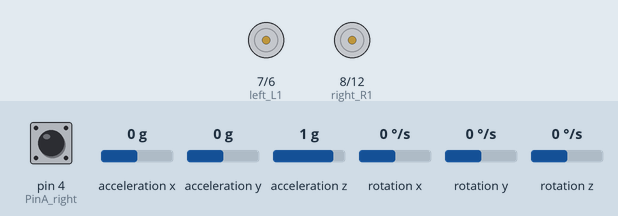
Simulated run of this sketch. Board: Arduino Uno, built with avr-gcc and run on an emulated ATmega328P. Parts: motor-driver pin pairs drawn as motors (green arrow = first pin HIGH = forward, orange = second pin HIGH = backward, longer = more drive, scaled by the enable pin). Inputs (shaded band) come from the test bench; at power-on: acceleration z 1 g, acceleration y 0 g, pin 4 (PinA_right) LOW, acceleration x 0 g, rotation x 0 °/s, rotation y 0 °/s, rotation z 0 °/s.

Above: at 2.7 s.
2.8 s: acceleration z set to 0.1 g
4.3 s: acceleration z set to -0.2 g
At 4.46 s:
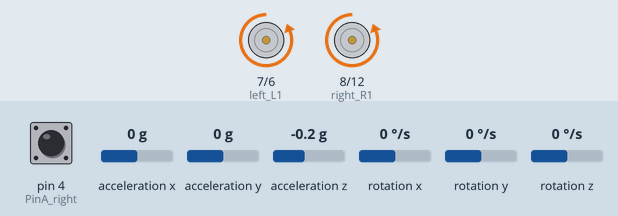
6.1 s: acceleration y set to -0.2 g
At 6.84 s:
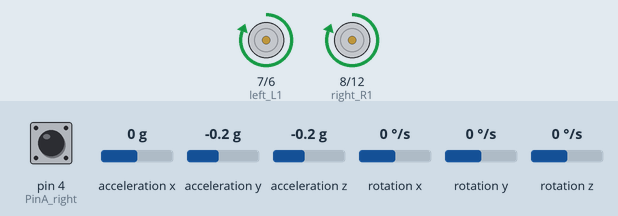
8.5 s: acceleration y set to 1.4 g
At 10.3 s:
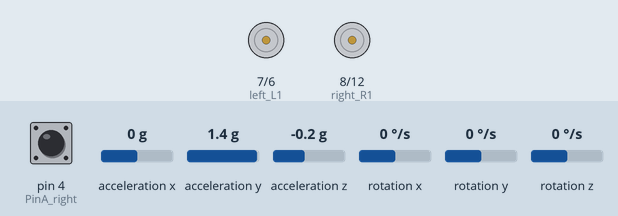
12.1 s: acceleration y set to -0.8 g
At 12.77 s:
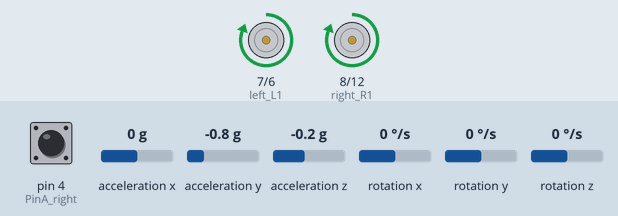
Timing chart, 0 to 15.0 s (numbered marks = the images above; inputs shaded):
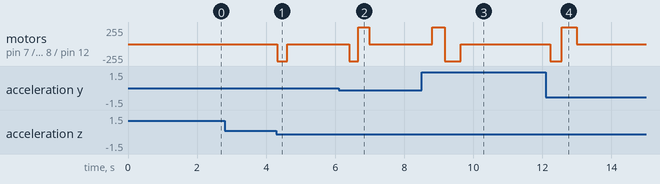

Measured:
- the behaviour switches between 0 and -0.1 g on acceleration z (found by bisection; images 0 and 1)
- the behaviour switches between 0 and -0.1 g on acceleration y (found by bisection; images 1 and 2)
- after the input at 2.8 s, every drawn part: stays the same
- after the input at 4.3 s, motor on pin 7 (left_L1) / pin 6 (left_L2), motor on pin 8 (right_R1) / pin 12 (right_R2): stopped → backward 255/255 at once, → stopped 0.28 s later
- after the input at 6.1 s, motor on pin 7 (left_L1) / pin 6 (left_L2), motor on pin 8 (right_R1) / pin 12 (right_R2): stopped → backward 255/255 after 0.31 s, → forward 255/255 0.26 s later, → stopped 0.31 s later
- after the input at 8.5 s, motor on pin 7 (left_L1) / pin 6 (left_L2), motor on pin 8 (right_R1) / pin 12 (right_R2): stopped → forward 255/255 after 0.31 s, → backward 255/255 0.36 s later, → stopped 0.47 s later
- after the input at 12.1 s, motor on pin 7 (left_L1) / pin 6 (left_L2), motor on pin 8 (right_R1) / pin 12 (right_R2): stopped → backward 255/255 after 0.12 s, → forward 255/255 0.33 s later, → stopped 0.43 s later

The sketch:

12_Bluetooth_adjust_angle___PID.ino
```cpp
#include <MsTimer2.h>        //internal timer 2
#include <PinChangeInt.h>    //this library can make all pins of arduino UNO as external interrupt
#include <MPU6050.h>      //MPU6050 library
#include <Wire.h>        //IIC communication library

MPU6050 mpu6050;     //Instantiate an MPU6050 object; name mpu6050
int16_t ax, ay, az, gx, gy, gz;     //Define three-axis acceleration, three-axis gyroscope variables

//TB6612 pins
const int right_R1=8;
const int right_R2=12;
const int PWM_R=10;
const int left_L1=7;
const int left_L2=6;
const int PWM_L=9;

///////////////////////angle parameters//////////////////////////////
float angle_X; //calculate the inclined angle variable of X-axis by accelerometer
float angle_Y; //calculate the inclined angle variable of Y-axis by accelerometer
int angle0 = 0; //Actual measured angle (ideally 0 degrees)
float Gyro_x,Gyro_y,Gyro_z;  //Angular angular velocity for gyroscope calculation
///////////////////////angle parameters//////////////////////////////

///////////////////////Kalman_Filter////////////////////////////
float Q_angle = 0.001;  //Covariance of gyroscope noise
float Q_gyro = 0.003;    //Covariance of gyroscope drift noise
float R_angle = 0.5;    //Covariance of accelerometer
char C_0 = 1;
float dt = 0.005; //The value of dt is the filter sampling time
float K1 = 0.05; // a function containing the Kalman gain; used to calculate the deviation of the optimal estimate
float K_0,K_1,t_0,t_1;
float angle_err;
float q_bias;    //gyroscope drift

float accelz = 0;
float angle;
float angleY_one;
float angle_speed;

float Pdot[4] = { 0, 0, 0, 0};
float P[2][2] = {{ 1, 0 }, { 0, 1 }};
float  PCt_0, PCt_1, E;
//////////////////////Kalman_Filter/////////////////////////

//////////////////////PID parameters///////////////////////////////
double kp = 34.00, ki = 0, kd = 0.62;                   //angle loop parameter
double kp_speed = 3.60, ki_speed = 0.08, kd_speed = 0;   // speed loop parameter
double kp_turn = 24.00, ki_turn = 0, kd_turn = 0.08;                 // steering loop parameter
double setp0 = 0; //angle balance point
int PD_pwm;  //angle output
float pwm1=0,pwm2=0;

//////////////////interrupt speed count/////////////////////////////
#define PinA_left 5  //external interrupt
#define PinA_right 4   //external interrupt
volatile long count_right = 0;//Used to calculate the pulse value calculated by the Hall encoder (the volatile long type is to ensure that the value is valid）
volatile long count_left = 0;
int speedcc = 0;
//////////////////////pulse count/////////////////////////
int lz = 0;
int rz = 0;
int rpluse = 0;
int lpluse = 0;
int pulseright,pulseleft;
////////////////////////////////PI variable parameter//////////////////////////
float speeds_filterold=0;
float positions=0;
int flag1;
double PI_pwm;
int cc;
int speedout;
float speeds_filter;

//////////////////////////////steering PD///////////////////
int turnmax,turnmin,turnout;
float Turn_pwm = 0;
int zz=0;
int turncc=0;

//Bluetooth//
int front = 0;//backward variable
int back = 0;//forward variable
int left = 0;//turn left
int right = 0;//turn right
char val;

int TT;

void setup()
{
  //set the control pins of motor to OUTPUT
  pinMode(right_R1,OUTPUT);
  pinMode(right_R2,OUTPUT);
  pinMode(left_L1,OUTPUT);
  pinMode(left_L2,OUTPUT);
  pinMode(PWM_R,OUTPUT);
  pinMode(PWM_L,OUTPUT);

  //assign the initial value
  digitalWrite(right_R1,1);
  digitalWrite(right_R2,0);
  digitalWrite(left_L1,0);
  digitalWrite(left_L2,1);
  analogWrite(PWM_R,0);
  analogWrite(PWM_L,0);

  pinMode(PinA_left, INPUT);  //speed encoder input
  pinMode(PinA_right, INPUT);

  // join I2C bus
  Wire.begin();                            //join I2C bus sequence
  Serial.begin(9600);                       //open the serial monitor, set the baud rate to 9600
  delay(1500);
  mpu6050.initialize();                       //initialize MPU6050
  delay(2);

  //5ms; use timer2 to set timer interruption (note：using timer2 will affect the PWM output of pin3 pin11)
  MsTimer2::set(5, DSzhongduan);    //5ms;  execute the function DSzhongduan once
  MsTimer2::start();    //start interrupt
}

void loop()
{
  //Serial.println(angle);
  //delay(100);
  //Serial.println(PD_pwm);
  //Serial.println(pwm1);
  //Serial.println(pwm2);
  //Serial.print("pulseright = ");
  //Serial.println(pulseright);
  //Serial.print("pulseleft = ");
  //Serial.println(pulseleft);
  //Serial.println(PI_pwm);
  //Serial.println(speeds_filter);
  //Serial.println (positions);
  //Serial.println(Turn_pwm);
  //Serial.println(Gyro_z);
  //Serial.println(Turn_pwm);


  if(Serial.available())
  {
    val = Serial.read();      //assign the value read from serial port to val
    //Serial.println(val);
    switch(val)             //switch statement
    {
      case 'F': front=250; break;       //if vale equals F，front=250，go front
      case 'B': back=-250; break;       //go back
      case 'L': left=1; break;    //turn left
      case 'R': right=1; break;                         //turn right
      case 'S': front=0,back=0,left=0,right=0;break;    //stop
      case 'Q': Serial.print(angle);break;    //receiving‘D’，send the value of variable angle to APP
      case 'P': kp=kp+0.5,Serial.print(kp);break;
      case 'O': kp=kp-0.5,Serial.print(kp);break;
      case 'I': kd=kd+0.02,Serial.print(kd);break;
      case 'U': kd=kd-0.02,Serial.print(kd);break;
      case 'Y': kp_speed=kp_speed+0.05,Serial.print(kp_speed);break;
      case 'T': kp_speed=kp_speed-0.05,Serial.print(kp_speed);break;
      case 'G': ki_speed=ki_speed+0.01,Serial.print(ki_speed);break;
      case 'H': ki_speed=ki_speed-0.01,Serial.print(ki_speed);break;
      case 'J': kp_turn=kp_turn+0.4,Serial.print(kp_turn);break;
      case 'K': kp_turn=kp_turn-0.4,Serial.print(kp_turn);break;
      case 'N': kd_turn=kd_turn+0.01,Serial.print(kd_turn);break;
      case 'M': kd_turn=kd_turn-0.01,Serial.print(kd_turn);break;
    }
    if(val=='F'||val=='B'||val=='L'||val=='R'||val=='S'||val=='Q'||val=='P'||val=='O'||val=='I'||val=='U'||val=='Y'||val=='T'||val=='G'||val=='H'||val=='J'||val=='K'||val=='N'||val=='M')
    {
      TT = angle0;
    }
    else
    {
      TT = val;
      angle0=TT;
    }
    //Serial.println(angle0);

  }

  //external interrupt; used to calculate the wheel speed
  attachPinChangeInterrupt(PinA_left, Code_left, CHANGE);          //PinA_left Level change triggers external interrupt; execute subfunction Code_left
  attachPinChangeInterrupt(PinA_right, Code_right, CHANGE);       //PinA_right Level change triggers external interrupt; execute Code_right
}

/////////////////////Hall count/////////////////////////
//left speed encoder count
void Code_left()
{
  count_left ++;
}
//right speed encoder count
void Code_right()
{
  count_right ++;
}
////////////////////pulse count///////////////////////
void countpluse()
{
  lz = count_left;     //assign the value counted by encoder to lz
  rz = count_right;

  count_left = 0;     //Clear the count quantity
  count_right = 0;

  lpluse = lz;
  rpluse = rz;

  if ((pwm1 < 0) && (pwm2 < 0))                     //judge the car’s moving direction; if backward (PWM /motor voltage is negative), pulse is a negative number.
  {
    rpluse = -rpluse;
    lpluse = -lpluse;
  }
  else if ((pwm1 > 0) && (pwm2 > 0))                 //if backward (PWM /motor voltage is positive), pulse is a positive number.
  {
    rpluse = rpluse;
    lpluse = lpluse;
  }
  else if ((pwm1 < 0) && (pwm2 > 0))                 //judge the car’s moving direction; if turn left, the right pulse is positive; left pulse is negative.
  {
    rpluse = rpluse;
    lpluse = -lpluse;
  }
  else if ((pwm1 > 0) && (pwm2 < 0))               //judge the car’s moving direction; if turn right, the right pulse is negative ; left pulse is positive.
  {
    rpluse = -rpluse;
    lpluse = lpluse;
  }

  //entering interrupt per，pulse plus
  pulseright += rpluse;
  pulseleft += lpluse;
}

/////////////////////////////////interrupt////////////////////////////
void DSzhongduan()
{
  sei();  //allow overall interrupt
  countpluse();        //pulse plus subfunction
  mpu6050.getMotion6(&ax, &ay, &az, &gx, &gy, &gz);     //IIC to get MPU6050 six-axis data ax ay az gx gy gz
  angle_calculate(ax, ay, az, gx, gy, gz, dt, Q_angle, Q_gyro, R_angle, C_0, K1);      //get angle and Kalman filtering
  PD();         // PD control of angle loop
  anglePWM();

  cc++;
  if(cc>=8)     //5*8=40，that is, execute the PI calculation of speed once per 40ms
  {
    speedpiout();
    cc=0;  //Clear
  }
  turncc++;
  if(turncc>4)       //20ms, that is, execute the PD calculation of steering once per 40ms
  {
    turnspin();
    turncc=0;     //Clear
  }
}
///////////////////////////////////////////////////////////

/////////////////////////////tilt angle calculation ///////////////////////
void angle_calculate(int16_t ax,int16_t ay,int16_t az,int16_t gx,int16_t gy,int16_t gz,float dt,float Q_angle,float Q_gyro,float R_angle,float C_0,float K1)
{
  float Angle = -atan2(ay , az) * (180/ PI);           //Radial rotation angle calculation formula ; negative sign is direction processing
  Gyro_x = -gx / 131;              //The X-axis angular velocity calculated by the gyroscope ; the negative sign is the direction processing
  Kalman_Filter(Angle, Gyro_x);            //Kalman Filter
  //Rotation angle Z-axis parameter
  Gyro_z = -gz / 131;                      //angle speed of Z-axis
  //accelz = az / 16.4;

  float angleAx = -atan2(ax, az) * (180 / PI); //calculate the inclined angle of X-axis
  Gyro_y = -gy / 131.00; //angle speed of Y-axis
  Yiorderfilter(angleAx, Gyro_y); //first-order filtering
}
////////////////////////////////////////////////////////////////

///////////////////////////////KalmanFilter/////////////////////
void Kalman_Filter(double angle_m, double gyro_m)
{
  angle += (gyro_m - q_bias) * dt;          //prior estimate
  angle_err = angle_m - angle;

  Pdot[0] = Q_angle - P[0][1] - P[1][0];    //The differential of the covariance of the prior estimate error
  Pdot[1] = - P[1][1];
  Pdot[2] = - P[1][1];
  Pdot[3] = Q_gyro;

  P[0][0] += Pdot[0] * dt;    //A priori estimation error covariance differential integral
  P[0][1] += Pdot[1] * dt;
  P[1][0] += Pdot[2] * dt;
  P[1][1] += Pdot[3] * dt;

  //Intermediate variables in matrix multiplication
  PCt_0 = C_0 * P[0][0];
  PCt_1 = C_0 * P[1][0];
  //denominator
  E = R_angle + C_0 * PCt_0;
  //gain value
  K_0 = PCt_0 / E;
  K_1 = PCt_1 / E;

  t_0 = PCt_0;  //Intermediate variables in matrix multiplication
  t_1 = C_0 * P[0][1];

  P[0][0] -= K_0 * t_0;    //Posterior estimation error covariance
  P[0][1] -= K_0 * t_1;
  P[1][0] -= K_1 * t_0;
  P[1][1] -= K_1 * t_1;

  q_bias += K_1 * angle_err;    //Posterior estimate
  angle_speed = gyro_m - q_bias;   //The differential of the output value; get the optimal angular velocity
  angle += K_0 * angle_err; ////Posterior estimation; get the optimal angle
}

/////////////////////first-order filtering/////////////////
void Yiorderfilter(float angle_m, float gyro_m)
{
  angleY_one = K1 * angle_m + (1 - K1) * (angleY_one + gyro_m * dt);
}

//////////////////angle PD////////////////////
void PD()
{
  PD_pwm = kp * (angle + angle0) + kd * angle_speed; //PD angle loop control
}

//////////////////speed PI////////////////////
void speedpiout()
{
  float speeds = (pulseleft + pulseright) * 1.0;      //speed; pulse value
  pulseright = pulseleft = 0;      //Clear
  speeds_filterold *= 0.7;         //first-order complementary filtering
  speeds_filter = speeds_filterold + speeds * 0.3;
  speeds_filterold = speeds_filter;
  positions += speeds_filter;
  positions += front;             //Forward control fusion
  positions += back;              //Backward control fusion
  positions = constrain(positions, -3550,3550);    //Anti-integral saturation
  PI_pwm = ki_speed * (setp0 - positions) + kp_speed * (setp0 - speeds_filter);      //speed loop control PI
}
//////////////////speed PI////////////////////

///////////////////////////turning/////////////////////////////////
void turnspin()
{
  int flag = 0;      //
  float turnspeed = 0;
  float rotationratio = 0;

  if (left == 1 || right == 1)
  {
    if (flag == 0)                             //judge the current speed before turning, to increase the flexibility.
    {
      turnspeed = ( pulseright + pulseleft);                      //current speed; pulse expression
      flag=1;
    }
    if (turnspeed < 0)                                 //absolute value of current speed
    {
      turnspeed = -turnspeed;
    }
    if(left==1||right==1)         //if press the left key or right key
    {
     turnmax=5;          //the maximum value of turning
     turnmin=-5;         //the minimum value of turning
    }
    rotationratio = 5 / turnspeed;          //set by the speed of car
    if (rotationratio < 0.5)
    {
      rotationratio = 0.5;
    }

    if (rotationratio > 5)
    {
      rotationratio = 5;
    }
  }
  else
  {
    rotationratio = 0.5;
    flag = 0;
    turnspeed = 0;
  }
  if (left ==1)//add according to orientation parameter
  {
    turnout += rotationratio;
  }
  else if (right == 1 )//add according to orientation parameter
  {
    turnout -= rotationratio;
  }
  else turnout = 0;
  if (turnout > turnmax)   turnout = turnmax;//the max value setting of amplitude
  if (turnout < turnmin)   turnout = turnmin;//the min value setting of amplitude

  Turn_pwm = -turnout * kp_turn - Gyro_z * kd_turn;//The rotation PD algorithm controls the fusion speed and Z axis rotation positioning
}
///////////////////////////steering/////////////////////////////////

////////////////////////////PWM end value/////////////////////////////
void anglePWM()
{
  pwm2=-PD_pwm - PI_pwm + Turn_pwm;           //assign the end value of PWM to motor
  pwm1=-PD_pwm - PI_pwm - Turn_pwm;

  if(pwm1>255)             //limit PWM value not more than 255
  {
    pwm1=255;
  }
  if(pwm1<-255)
  {
    pwm1=-255;
  }
  if(pwm2>255)
  {
    pwm2=255;
  }
  if(pwm2<-255)
  {
    pwm2=-255;
  }

  if(angle>80 || angle<-80)      // if the tilt angle is greater than 45°，motor will stop turning.
  {
    pwm1=pwm2=0;
  }

 if(pwm2>=0)         //determine the motor’s turning and speed by the negative and positive of PWM
  {
    digitalWrite(left_L1,LOW);
    digitalWrite(left_L2,HIGH);
    analogWrite(PWM_L,pwm2);
  }
  else
  {
    digitalWrite(left_L1,HIGH);
    digitalWrite(left_L2,LOW);
    analogWrite(PWM_L,-pwm2);
  }

  if(pwm1>=0)
  {
    digitalWrite(right_R1,LOW);
    digitalWrite(right_R2,HIGH);
    analogWrite(PWM_R,pwm1);
  }
  else
  {
    digitalWrite(right_R1,HIGH);
    digitalWrite(right_R2,LOW);
    analogWrite(PWM_R,-pwm1);
  }
}
```
